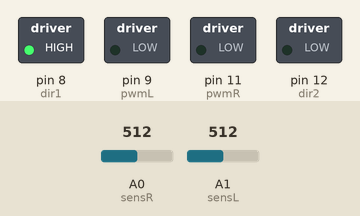
Bench run of a sketch on a simulated Arduino Uno, built with avr-gcc and run on an emulated ATmega328P. Parts: switched loads named in the sketch (green lamp = pin HIGH). The inputs (shaded band) are chosen by the test bench; at power-on: A0 (sensR) = 512, A1 (sensL) = 512. What the sketch prints to the serial monitor is not drawn.

Above: at 0.1 s.
At 0.6 s:
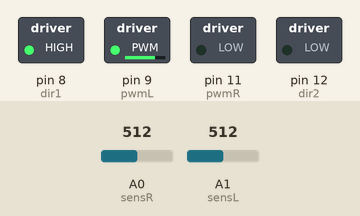
Timing chart, 0 to 2.1 s (numbered marks = the images above):
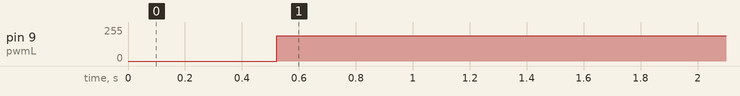

The sketch:

sketch_apr17a.ino
```cpp
//----------------------Constants-------//
#define Kp 1.0         // PID
#define Ki 0
#define Kd 0

#define sensL A1        // Sensor Input
#define sensR A0
#define sensAvg 100
#define noise 50

#define dir1 8          // Motor Output
#define dir2 12
#define pwmL 9
#define pwmR 11

#define baseL 100       // Motor Speed
#define baseR 80
#define maxSL 190
#define maxSR 200
#define minS 0

//----------------------------------------Variables------------//
int targetL, targetR, sumL, sumR = 0;     // Input Threshold
int diffL, diffR, error, lastError = 0;   // Error Calculation
int offsetSpeed, speedL, speedR = 0;      // Motor Speed

void setup() {
  Serial.begin(9600);

  // Initialise I/O
  pinMode(dir1, OUTPUT);
  pinMode(dir2, OUTPUT);
  pinMode(pwmL, OUTPUT);
  pinMode(pwmR, OUTPUT);
  pinMode(sensL, INPUT_PULLUP);
  pinMode(sensR, INPUT_PULLUP);

  // Set forward motor direction
  digitalWrite(dir1, HIGH);
  digitalWrite(dir2, LOW);

  // Get input range
  for(int i=0; i<sensAvg; i++) {
    sumL += analogRead(sensL);
    sumR += analogRead(sensR);
    delay(5);
  }

  // Get input average
  targetL = sumL/sensAvg;
  targetR = sumR/sensAvg;

  Serial.println(targetL, targetR);
}

void loop() {
  // Get input
  diffL = abs(targetL-analogRead(sensL));
  diffR = abs(targetR-analogRead(sensR));

  // Filter input
  if (diffL < noise) diffL = 0;
  if (diffR < noise) diffR = 0;

  // Get error
  if (diffR != 0) error = diffR;
  else if (diffL != 0) error = diffL*-1;
  else error = 0;

  // Calculate speed offset
  offsetSpeed = Kp * error + Kd * (error - lastError) + Ki * (error + lastError);
  lastError = error;

  // Calculate motor speed
  speedL = baseL + offsetSpeed;
  speedR = baseR - offsetSpeed;

  // Filter motor speed
  if (speedL > maxSL) speedL = maxSL;
  else if (speedL < minS) speedL = minS;
  if (speedR > maxSR) speedR = maxSR;
  else if (speedR < minS) speedR = minS;

  // Output motor speed
  analogWrite(pwmL, speedL);
  analogWrite(pwmR, speedR);

  delay(10);
}
```

Measured:
- by itself, pin 9 (pwmL): 0/255 → 190/255 at 0.52 s
